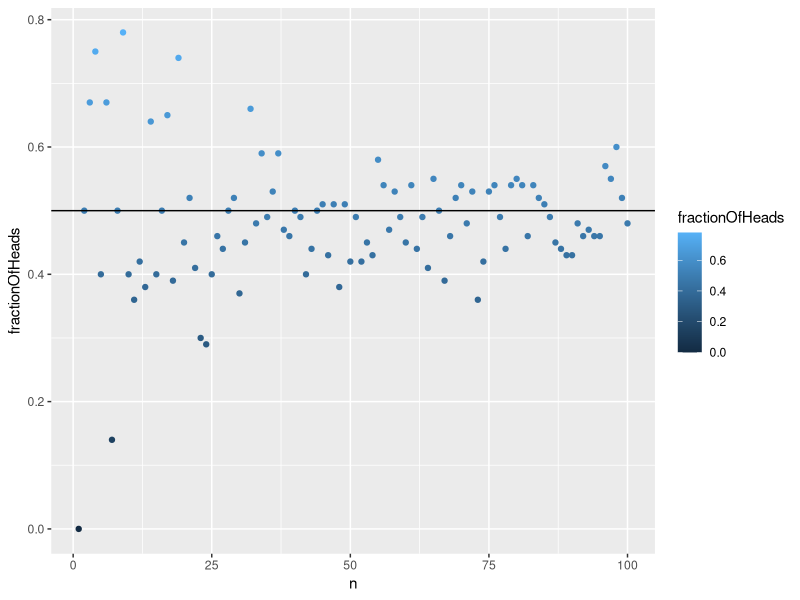
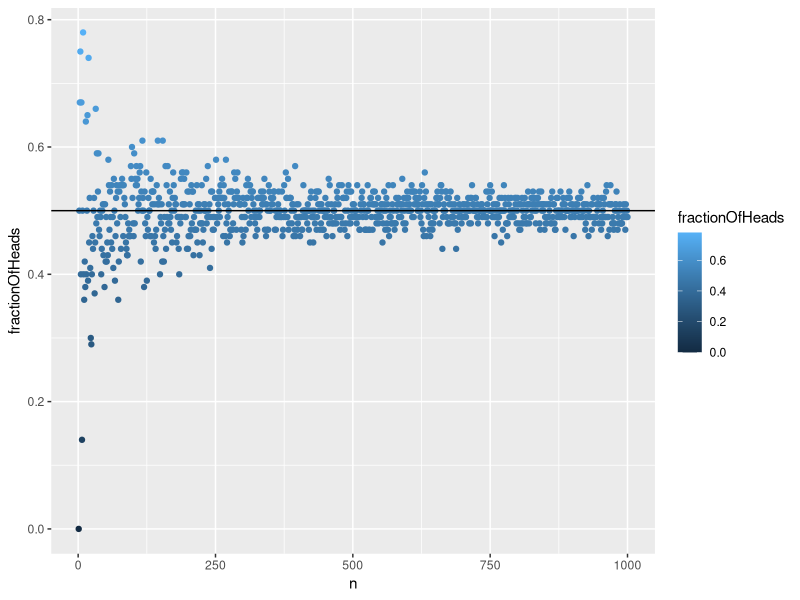
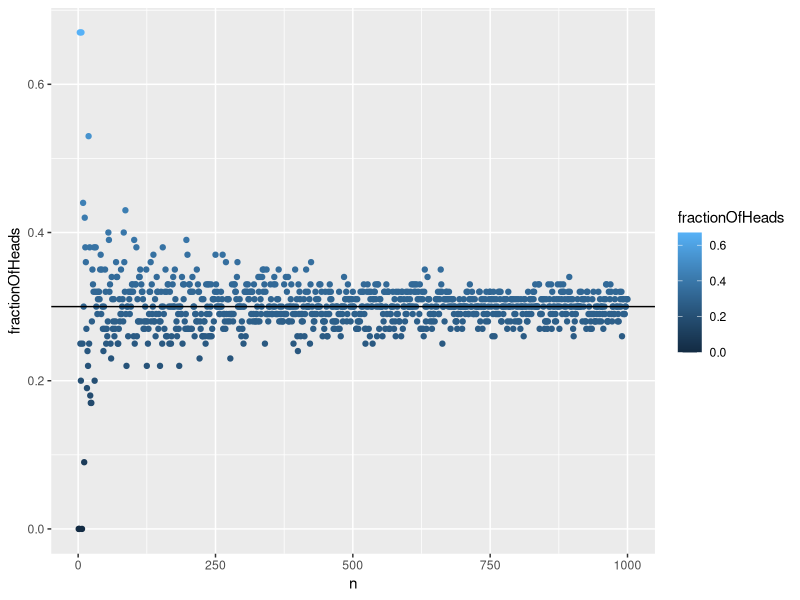
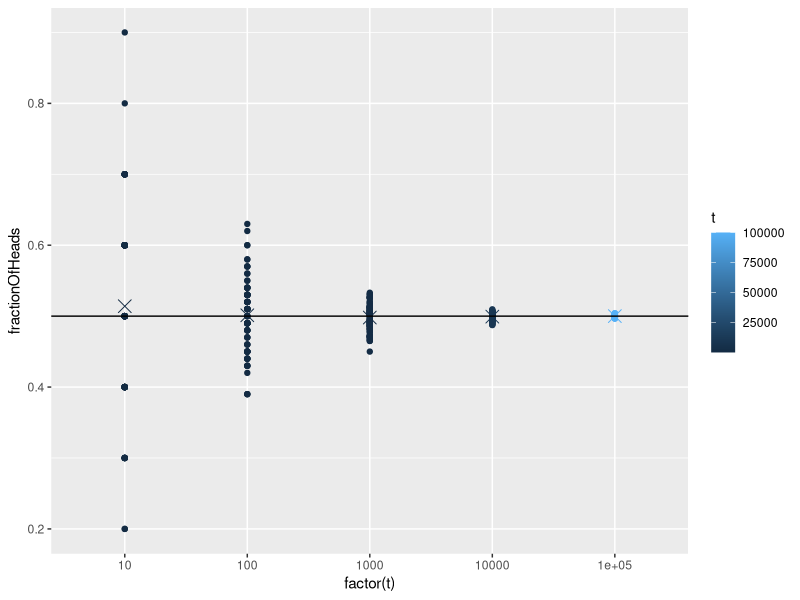

Write the R code that produced these figures, in order.
## ---- chunk 1
library(ggplot2)
## ---- chunk 2
set.seed(1)
## ---- chunk 3
n <- 10
t <- 1
p <- 0.5
## ---- chunk 4
(round(mean(rbinom(n = n, size = t, prob = p)), digits = 2))
## ---- chunk 5
set.seed(1)

n <- seq(1, 100)
t <- 1
p <- 0.5

# Set up empty vector
fractionOfHeads <- NULL

# Use for loop to iterate through various n values
for (i in n){
  fractionOfHeads[i] <- round(mean(rbinom(n = i, size = t, prob = p)), digits = 2)
}

# Prepare data frame for plotting with ggplot2
fractionOfHeadsDat <- data.frame(n, fractionOfHeads)

# Scatterplot!
(p <- ggplot(fractionOfHeadsDat, aes(n, fractionOfHeads, color = fractionOfHeads)) + geom_point() + geom_hline(yintercept=0.5))

## ---- chunk 6
# This time we set the upper limit to 1000 coin tosses!
n <- seq(1, 1000)

set.seed(1)
t <- 1
p <- 0.5
fractionOfHeads <- NULL

for (i in n){
  fractionOfHeads[i] <- round(mean(rbinom(n = i, size = t, prob = p)), digits = 2)
}

fractionOfHeadsDat <- data.frame(n, fractionOfHeads)
(p <- ggplot(fractionOfHeadsDat, aes(n, fractionOfHeads, color = fractionOfHeads)) + geom_point() + geom_hline(yintercept=0.5))
## ---- chunk 7
n <- seq(1, 1000)

set.seed(1)
t <- 1
p <- 0.3
fractionOfHeads <- NULL

for (i in n){
  fractionOfHeads[i] <- round(mean(rbinom(n = i, size = t, prob = p)), digits = 2)
}

fractionOfHeadsDat <- data.frame(n, fractionOfHeads)
(p <- ggplot(fractionOfHeadsDat, aes(n, fractionOfHeads, color = fractionOfHeads)) + geom_point() + geom_hline(yintercept=0.3))
## ---- chunk 8
set.seed(1)

t <- 10^seq(1:5)
n <- 100
p <- 0.5
tValDF <- data.frame(t=rep(t, each = n)) # make data frame with number of tosses to aggregate with simulation results after
fractionOfHeadsDF <- NULL

# for loop which creates multiple data frames
for (i in t){
  fractionOfHeadsDF[[i]] <- data.frame(fractionOfHeads = rbinom(n, size = i, prob = p)/i)
}

completeDF <- do.call("rbind", fractionOfHeadsDF) # bind all data frames
completeDF <- cbind(tValDF, completeDF) # bind coin toss simulation results with t values

# stripplot!
(p <- ggplot(completeDF, aes(factor(t), fractionOfHeads, color = t)) + geom_point() + stat_summary(fun.y = mean, geom = "point", shape = 4, size = 4) + geom_hline(yintercept=0.5))
